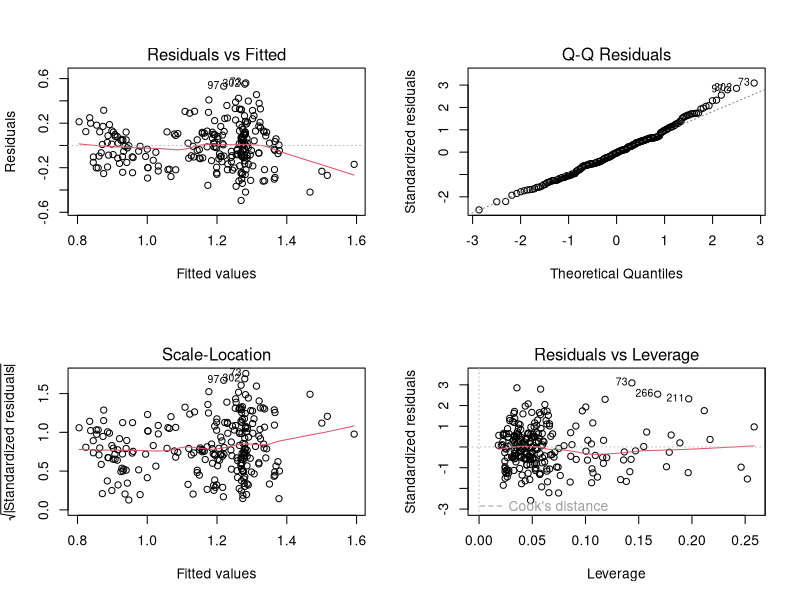
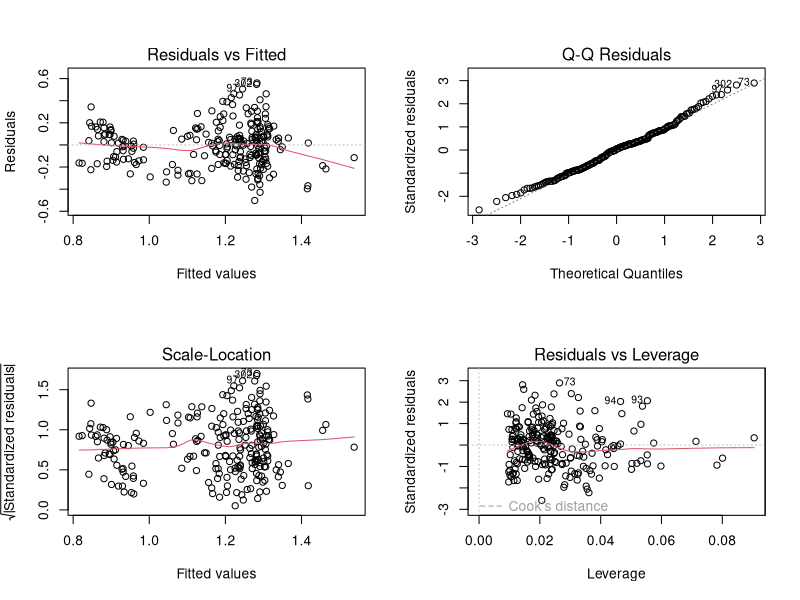

Here is the R script that generated these plots, in order:
## Chapter 9
## Model simplification

mammals <- read.csv('MammalData.csv')

# get logs of continuous variables
mammals$logLS <- log(mammals$LitterSize)
mammals$logBM <- log(mammals$AdultBodyMass_g)
mammals$logCvalue <- log(mammals$meanCvalue)

# reduce dataset to five key variables
mammals <- subset(mammals, select=c(logCvalue, logLS, logBM, TrophicLevel, GroundDwelling))

# remove the row with missing data
mammals <- na.omit(mammals)

# Way too complex model!
model <- lm(formula = logCvalue ~  logLS * logBM * TrophicLevel * GroundDwelling, data = mammals)
anova(model)
summary(model)


# A better starting point
model <- lm(logCvalue ~  (logLS + logBM + TrophicLevel + GroundDwelling)^2, data = mammals)
anova(model)
summary(model)
par(mfrow=c(2,2))
plot(model)

# try a set of successive simplifications
model2 <- update(model, . ~ . - TrophicLevel:GroundDwelling)
# is this an acceptable simplification?
anova(model, model2)
# yes - so what else could be dropped?
anova(model2)
summary(model2)

# an obvious choice 
model3 <- update(model2, . ~ . - logBM:TrophicLevel)
anova(model, model3)
anova(model3)
summary(model3)

# now we're down to marginally significant terms in anova
# but the effect sizes in summary are not significant
model4 <- update(model3, . ~ . - logLS:TrophicLevel)
anova(model, model4)
anova(model4)
summary(model4)

# anova table says this is highly significant, but 
# summary shows tiny effect and big standard errors
model5 <- update(model4, . ~ . - logLS:logBM)
anova(model, model5)
anova(model5)
summary(model5)

# Same with trophic level - finally removing a main effect!
model6 <- update(model5, . ~ . - TrophicLevel)
anova(model, model6)
anova(model6)
summary(model6)

model7 <- update(model5, . ~ . - logLS:GroundDwelling)
anova(model, model7)
# can't do that!
model7 <- update(model5, . ~ . - logBM:GroundDwelling)
anova(model, model7)
# can't do that either
# can't drop Ground Dwelling - appears in interactions

# so model 6 is the minimum adequate model. Just check the diagnostics
plot(model6)
